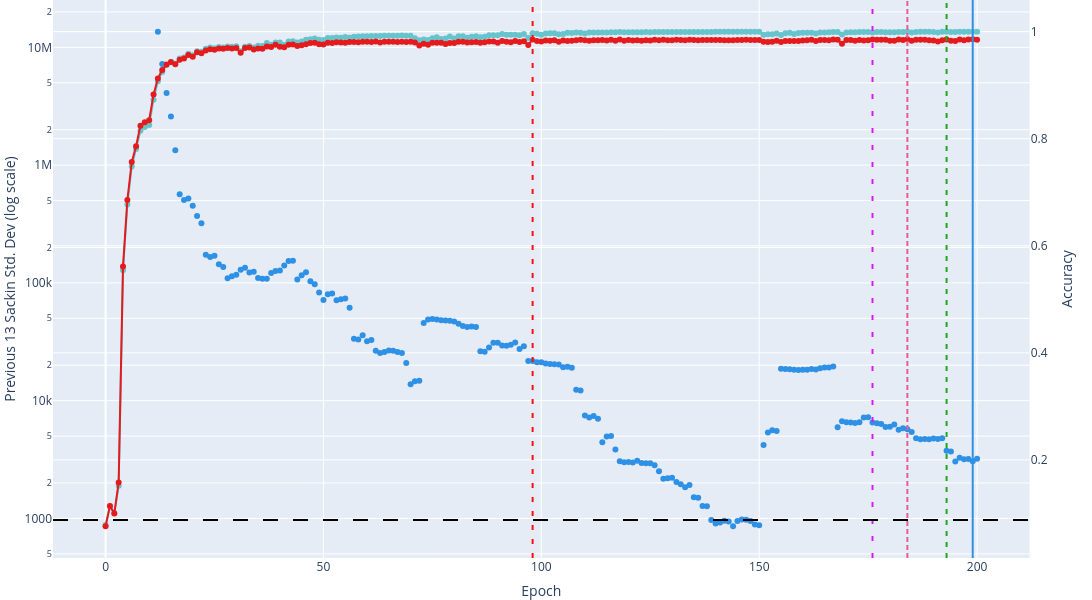

Notebook code cell kept with this figure:
### Code cell
epoch_trainUval = epoch_data[(epoch_data["split"] == "trainUval") & (epoch_data["model"] == "vgg") & (epoch_data["dataset"] == "mnist")]
epoch_trainUval = epoch_trainUval.sort_values(by='epoch')

epoch_trainUval["sackin_std"] = epoch_trainUval["sackin_index"].rolling(window=window_size).std()

fig = make_subplots(specs=[[{"secondary_y": True}]], )

train_acc = px.line(epoch_trainUval, x='epoch', y='train_acc', color="dataset", color_discrete_sequence=color_seq_train, symbol="model")
val_acc = px.line(epoch_trainUval, x='epoch', y='val_acc', color="dataset", color_discrete_sequence=color_seq_val, symbol="model")
sackin = px.scatter(epoch_trainUval, x='epoch', y='sackin_std', color="dataset", color_discrete_sequence=color_seq, symbol="model")

top_five_epochs = epoch_trainUval.nlargest(5, 'val_acc')["epoch"]

fig.add_trace(sackin.data[0], secondary_y=False)
fig.add_trace(train_acc.data[0], secondary_y=True)
fig.add_trace(val_acc.data[0], secondary_y=True)

for i, epoch in enumerate(top_five_epochs):
	gap = i * 3
	fig.add_vline(x=epoch, line_width=2, line_dash=f"5, {gap}", line_color=color_seq[i])
 
first_pctile = epoch_trainUval["sackin_std"].quantile(0.05)
fig.add_hline(y=first_pctile, line_width=2, line_dash="longdash", line_color="black")

# set title
fig.update_layout(
	margin=dict(l=0, r=0, t=0, b=0),
	showlegend=False,
 	width=600*2,
	height=300*2,
)

fig.update_xaxes(title_text="Epoch")
fig.update_yaxes(title_text="Previous 13 Sackin Std. Dev (log scale)", type="log", secondary_y=False)
fig.update_yaxes(title_text="Accuracy", secondary_y=True)
fig.show()

### Figure 1 — Plotly figure (JSON) as saved in the notebook; plotly's stock layout.template omitted (floating-point values rounded to 4 significant figures; data arrays with more than 128 entries replaced by an {"elided": "..."} marker saying what was removed)
{"data": [{"hovertemplate": "dataset=mnist<br>model=vgg<br>epoch=%{x}<br>sackin_std=%{y}<extra></extra>", "legendgroup": "mnist, vgg", "marker": {"color": "#2E91E5", "symbol": "circle"}, "mode": "markers", "name": "mnist, vgg", "orientation": "v", "showlegend": true, "type": "scatter", "x": {"elided": "201 int values"}, "xaxis": "x", "y": {"elided": "201 float values"}, "yaxis": "y"}, {"hovertemplate": "dataset=mnist<br>model=vgg<br>epoch=%{x}<br>train_acc=%{y}<extra></extra>", "legendgroup": "mnist, vgg", "line": {"color": "rgb(102, 197, 204)", "dash": "solid"}, "marker": {"symbol": "circle"}, "mode": "lines+markers", "name": "mnist, vgg", "orientation": "v", "showlegend": true, "type": "scatter", "x": {"elided": "201 int values"}, "xaxis": "x", "y": {"elided": "201 float values"}, "yaxis": "y2"}, {"hovertemplate": "dataset=mnist<br>model=vgg<br>epoch=%{x}<br>val_acc=%{y}<extra></extra>", "legendgroup": "mnist, vgg", "line": {"color": "rgb(228,26,28)", "dash": "solid"}, "marker": {"symbol": "circle"}, "mode": "lines+markers", "name": "mnist, vgg", "orientation": "v", "showlegend": true, "type": "scatter", "x": {"elided": "201 int values"}, "xaxis": "x", "y": {"elided": "201 float values"}, "yaxis": "y2"}], "layout": {"height": 600, "margin": {"b": 0, "l": 0, "r": 0, "t": 0}, "shapes": [{"line": {"color": "#2E91E5", "dash": "5, 0", "width": 2}, "type": "line", "x0": 199, "x1": 199, "xref": "x", "y0": 0, "y1": 1, "yref": "y domain"}, {"line": {"color": "#E15F99", "dash": "5, 3", "width": 2}, "type": "line", "x0": 184, "x1": 184, "xref": "x", "y0": 0, "y1": 1, "yref": "y domain"}, {"line": {"color": "#1CA71C", "dash": "5, 6", "width": 2}, "type": "line", "x0": 193, "x1": 193, "xref": "x", "y0": 0, "y1": 1, "yref": "y domain"}, {"line": {"color": "#FB0D0D", "dash": "5, 9", "width": 2}, "type": "line", "x0": 98, "x1": 98, "xref": "x", "y0": 0, "y1": 1, "yref": "y domain"}, {"line": {"color": "#DA16FF", "dash": "5, 12", "width": 2}, "type": "line", "x0": 176, "x1": 176, "xref": "x", "y0": 0, "y1": 1, "yref": "y domain"}, {"line": {"color": "black", "dash": "longdash", "width": 2}, "type": "line", "x0": 0, "x1": 1, "xref": "x domain", "y0": 970.9, "y1": 970.9, "yref": "y"}], "showlegend": false, "width": 1200, "xaxis": {"anchor": "y", "domain": [0, 0.94], "title": {"text": "Epoch"}}, "yaxis": {"anchor": "x", "domain": [0, 1], "title": {"text": "Previous 13 Sackin Std. Dev (log scale)"}, "type": "log"}, "yaxis2": {"anchor": "x", "overlaying": "y", "side": "right", "title": {"text": "Accuracy"}}}}
